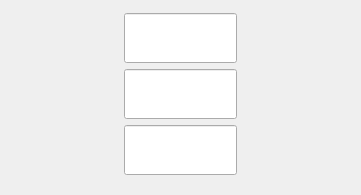
<?xml version="1.0" encoding="UTF-8"?>
<ui version="4.0">
 <class>SendMultiRow</class>
 <widget class="QWidget" name="SendMultiRow">
  <property name="geometry">
   <rect>
    <x>0</x>
    <y>0</y>
    <width>361</width>
    <height>195</height>
   </rect>
  </property>
  <property name="minimumSize">
   <size>
    <width>0</width>
    <height>0</height>
   </size>
  </property>
  <property name="maximumSize">
   <size>
    <width>16777215</width>
    <height>16777215</height>
   </size>
  </property>
  <property name="windowTitle">
   <string>Form</string>
  </property>
  <layout class="QVBoxLayout" name="verticalLayout">
   <item>
    <layout class="QVBoxLayout" name="verticalLayout_2">
     <item>
      <layout class="QHBoxLayout" name="horizontalLayout_5">
       <item>
        <spacer name="horizontalSpacer_10">
         <property name="orientation">
          <enum>Qt::Horizontal</enum>
         </property>
         <property name="sizeHint" stdset="0">
          <size>
           <width>40</width>
           <height>20</height>
          </size>
         </property>
        </spacer>
       </item>
       <item>
        <widget class="QLineEdit" name="lineEditAddress">
         <property name="minimumSize">
          <size>
           <width>0</width>
           <height>50</height>
          </size>
         </property>
        </widget>
       </item>
       <item>
        <spacer name="horizontalSpacer_9">
         <property name="orientation">
          <enum>Qt::Horizontal</enum>
         </property>
         <property name="sizeHint" stdset="0">
          <size>
           <width>40</width>
           <height>20</height>
          </size>
         </property>
        </spacer>
       </item>
      </layout>
     </item>
     <item>
      <layout class="QHBoxLayout" name="horizontalLayout_6">
       <item>
        <spacer name="horizontalSpacer_12">
         <property name="orientation">
          <enum>Qt::Horizontal</enum>
         </property>
         <property name="sizeHint" stdset="0">
          <size>
           <width>40</width>
           <height>20</height>
          </size>
         </property>
        </spacer>
       </item>
       <item>
        <widget class="QLineEdit" name="lineEditAmount">
         <property name="minimumSize">
          <size>
           <width>0</width>
           <height>50</height>
          </size>
         </property>
         <property name="maxLength">
          <number>17</number>
         </property>
        </widget>
       </item>
       <item>
        <spacer name="horizontalSpacer_11">
         <property name="orientation">
          <enum>Qt::Horizontal</enum>
         </property>
         <property name="sizeHint" stdset="0">
          <size>
           <width>40</width>
           <height>20</height>
          </size>
         </property>
        </spacer>
       </item>
      </layout>
     </item>
     <item>
      <layout class="QHBoxLayout" name="horizontalLayout_4">
       <item>
        <spacer name="horizontalSpacer_7">
         <property name="orientation">
          <enum>Qt::Horizontal</enum>
         </property>
         <property name="sizeHint" stdset="0">
          <size>
           <width>40</width>
           <height>20</height>
          </size>
         </property>
        </spacer>
       </item>
       <item>
        <widget class="QLineEdit" name="lineEditDescription">
         <property name="minimumSize">
          <size>
           <width>0</width>
           <height>50</height>
          </size>
         </property>
        </widget>
       </item>
       <item>
        <spacer name="horizontalSpacer_8">
         <property name="orientation">
          <enum>Qt::Horizontal</enum>
         </property>
         <property name="sizeHint" stdset="0">
          <size>
           <width>40</width>
           <height>20</height>
          </size>
         </property>
        </spacer>
       </item>
      </layout>
     </item>
     <item>
      <widget class="QLabel" name="lblDivisory">
       <property name="sizePolicy">
        <sizepolicy hsizetype="MinimumExpanding" vsizetype="Fixed">
         <horstretch>0</horstretch>
         <verstretch>0</verstretch>
        </sizepolicy>
       </property>
       <property name="minimumSize">
        <size>
         <width>200</width>
         <height>1</height>
        </size>
       </property>
       <property name="maximumSize">
        <size>
         <width>300</width>
         <height>1</height>
        </size>
       </property>
       <property name="text">
        <string/>
       </property>
       <property name="alignment">
        <set>Qt::AlignBottom|Qt::AlignLeading|Qt::AlignLeft</set>
       </property>
      </widget>
     </item>
    </layout>
   </item>
  </layout>
 </widget>
 <resources/>
 <connections/>
</ui>
